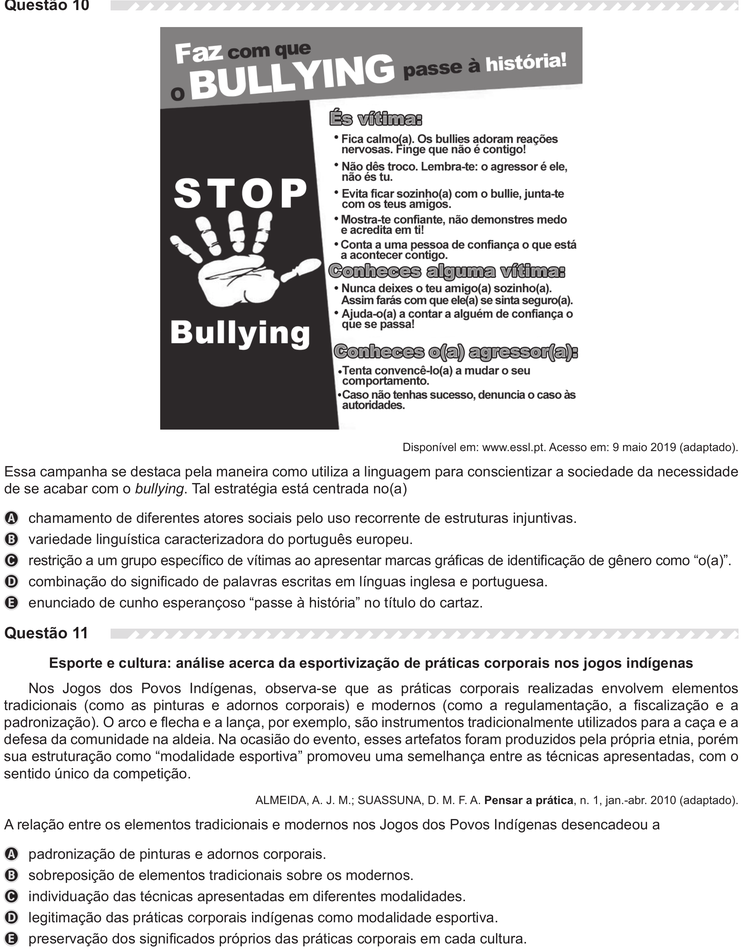
#> input picture 6Passo-ConcatenarVerticalmente/inteiras/pagina_enem_7.png, 743 x 949 px, shrunk from 2143 x 2737 before the run; its folder holds 4 pictures in this run
$ python concatenar-inteiras.py
#> lines starting #> are read from the running program, lines starting #| are printed output that depends on the picture
from PIL import Image
import os
import re

pasta_imagens = "inteiras"
pasta_saida = "."
os.makedirs(pasta_saida, exist_ok=True)

# Função para extrair o número do arquivo e ordenar na sequência correta
def get_sort_key(nome_arquivo):
    match = re.search(r'\d+', nome_arquivo)
    return int(match.group()) if match else nome_arquivo

# Pegar e ordenar as imagens corretamente
arquivos = [f for f in os.listdir(pasta_imagens) if f.endswith('.png')]
arquivos.sort(key=get_sort_key)

# Abrir todas as imagens na ordem correta
imagens = []
for arquivo in arquivos:
    caminho = os.path.join(pasta_imagens, arquivo)
    imagens.append(Image.open(caminho))
    print(f"Adicionando: {arquivo}")  # Para verificar a ordem

# Encontrar a largura máxima
largura_max = max(img.width for img in imagens)

# Concatenar verticalmente
altura_total = sum(img.height for img in imagens)
imagem_final = Image.new('RGB', (largura_max, altura_total))
#> imagem_final: PIL image 743x3796 RGB; every value is 0

y = 0
for img in imagens:
    imagem_final.paste(img, (0, y))
    y += img.height
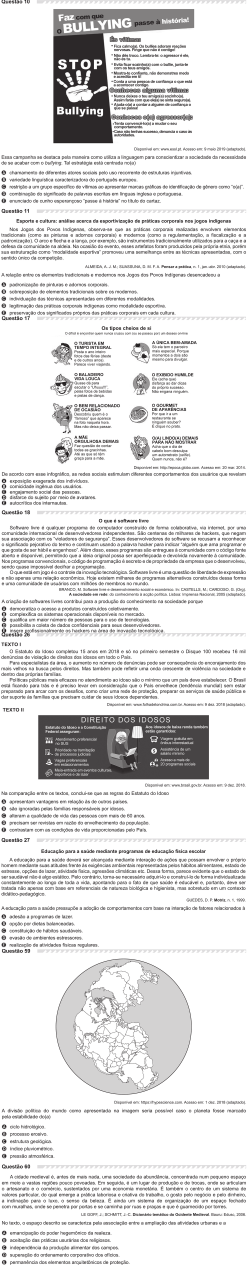
#> imagem_final: PIL image 743x3796 RGB (shown at 1/3 size); mean R, G, B 226.8, 226.2, 226.4

# Salvar
imagem_final.save(os.path.join(pasta_saida, 'inteiras_concatenadas_verticalmente.png'))
print("Imagens concatenadas na ordem correta!")
print(f"Ordem dos arquivos: {arquivos}")
